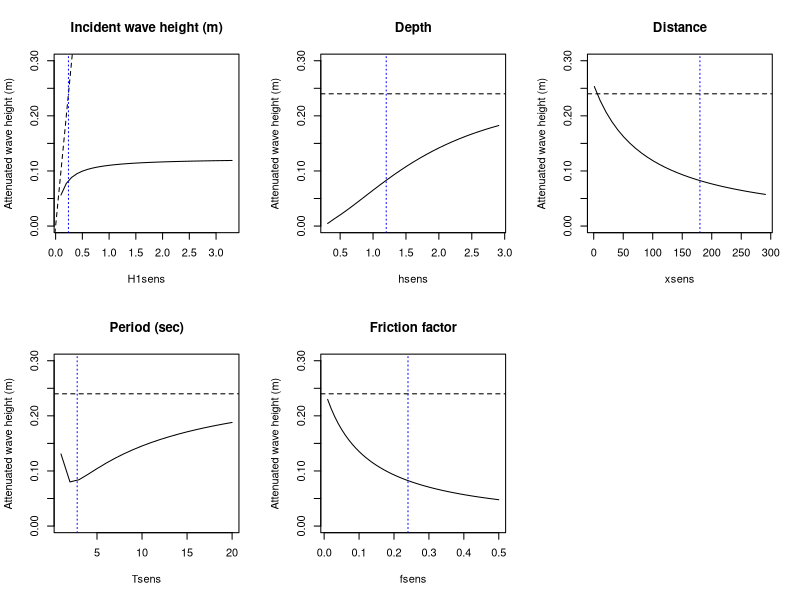
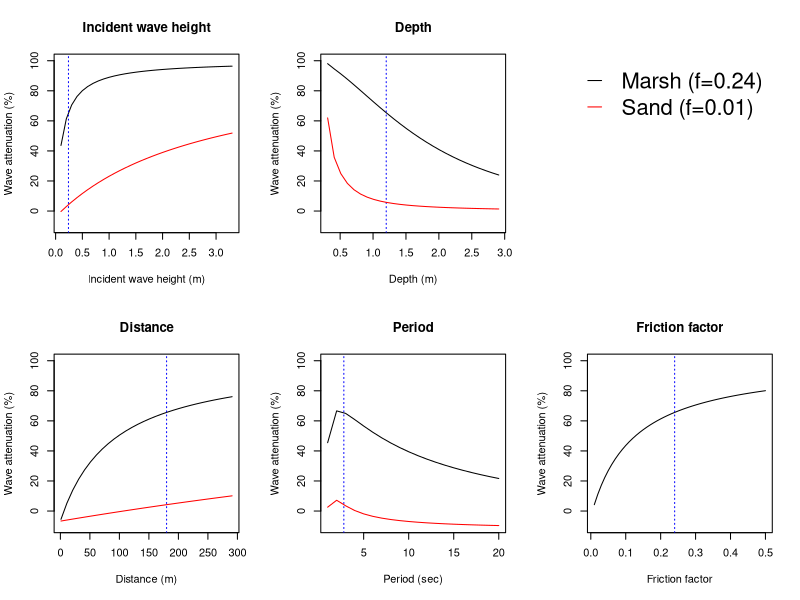

R code for these plots, in order:
# Moller 1999 equations: sensitivity analysis

moller = function(H1, x, vk, T, h, h1, h2, K, d, f, g){
	# one of the inputs can be >1 for sensitivity analysis
	L = T*sqrt(g*h) # wave length
	c1 = sqrt(g*h1) # wave celerity
	c2 = sqrt(g*h2)

	# Viscous friction
	a1 = (2*pi/L)^2/((4*pi*h/L+sinh(4*pi*h/L))*sqrt(pi/(T*vk)))
	Kv = (1+a1*x)^-1

	# Shoaling
	n1 = (1/2)*(1+(4*pi*h1/L)/(sinh(4*pi*h1/L)))
	n2 = (1/2)*(1+(4*pi*h2/L)/(sinh(4*pi*h2/L)))
	Ks = sqrt(n1*c1/n2/c2)

	# Percolation
	a3 = K*(2*pi/T)/vk*(4*pi/L)/(4*pi*h/L+sinh(4*pi*h/L))*tanh(2*pi*d/L)
	Kp = (1+a3*x)^-1

	# Friction
	a2 = 64*pi^3*f*H1*h^2*Ks^2/(3*g^2*h^2*T^4*(sinh(2*pi*h/L))^3)
	Kf = (1+a2*x)^-1

	H2 = H1*Kv*Ks*Kp*Kf		
	return(H2)	
}


H1 = 0.24 # wave height (m)

x = 180 # distance (m)

vk = 1.35e-6 # kinematic viscosity

T = 2.8 # wave period (sec)

h = 1.2 # water depth (m)
h1 = 1.3 # depth at outer edge
h2 = 0.8 # depth at inner edge

K = 1e-10 # specific permeability

d = 1 # sediment depth layer (m)

f = 0.2401 # friction factor marsh
fsand = 0.01 # friction factor sand

g = 9.8 # gravitational constant


H1sens = seq(0.1, 3.3, by=0.1)
xsens = seq(1, 300, by = 10)
Tsens = seq(1, 20, by = 1)
hsens = seq(0.31, 3, by=0.1)
fsens = seq(0.01, 0.5, by=0.01)

height = moller(H1sens, x, vk,  T, h, h1, h2, K, d, f, g)
dist = moller(H1, xsens, vk,  T, h, h1, h2, K, d, f, g)
period = moller(H1, x, vk, Tsens, h, h1, h2, K, d, f, g)
depth = moller(H1, x, vk, T, hsens, hsens+0.1, hsens-0.3, K, d, f, g)
friction = moller(H1, x, vk, T, h, h1, h2, K, d, fsens, g)

# Calcs w/ sand
height_s = moller(H1sens, x, vk,  T, h, h1, h2, K, d, fsand, g)
dist_s = moller(H1, xsens, vk,  T, h, h1, h2, K, d, fsand, g)
period_s = moller(H1, x, vk, Tsens, h, h1, h2, K, d, fsand, g)
depth_s = moller(H1, x, vk, T, hsens, hsens+0.1, hsens-0.3, K, d, fsand, g)


# Plot sensitivity: w/ attenuated wave height
ylim = c(0,0.3)
par(mfrow=c(2,3))
plot(H1sens, height, type="l", main="Incident wave height (m)", ylim=ylim, ylab="Attenuated wave height (m)")
	abline(a = 0, b = 1, lty=2)
	abline(v = H1, col="blue", lty=3)
plot(hsens, depth, type="l", main="Depth", ylim=ylim, ylab="Attenuated wave height (m)")
	abline(h = H1, lty=2)
	abline(v = h, col="blue", lty=3)
plot(xsens, dist, type="l", main="Distance", ylim=ylim, ylab="Attenuated wave height (m)")
	abline(h = H1, lty=2)
	abline(v = x, col="blue", lty=3)
plot(Tsens, period, type="l", main="Period (sec)", ylim=ylim, ylab="Attenuated wave height (m)")
	abline(h = H1, lty=2)
	abline(v = T, col="blue", lty=3)
plot(fsens, friction, type="l", main="Friction factor", ylim=ylim, ylab="Attenuated wave height (m)")
	abline(h = H1, lty=2)
	abline(v = f, col="blue", lty=3)

# Plot sensitivity (% attenuation) w/ marsh or sand
ylim = c(-10,100)
par(mfrow=c(2,3))
plot(H1sens, (H1sens-height)/H1sens*100, type="l", main="Incident wave height", ylim=ylim, ylab="Wave attenuation (%)", xlab="Incident wave height (m)")
	abline(v = H1, col="blue", lty=3)
	lines(H1sens, (H1sens-height_s)/H1sens*100, col="red")
plot(hsens, (H1-depth)/H1*100, type="l", main="Depth", ylim=ylim, ylab="Wave attenuation (%)", xlab="Depth (m)")
	abline(v = h, col="blue", lty=3)
	lines(hsens, (H1-depth_s)/H1*100, col="red")
plot(-1,-1, bty="n", col="white", xaxt="n", yaxt="n", xlab="", ylab="")
	legend("topright", legend=c("Marsh (f=0.24)", "Sand (f=0.01)"), lty=1, col=c("black", "red"), cex=2, bty="n")
plot(xsens, (H1-dist)/H1*100, type="l", main="Distance", ylim=ylim, ylab="Wave attenuation (%)", xlab="Distance (m)")
	abline(v = x, col="blue", lty=3)
	lines(xsens, (H1-dist_s)/H1*100, col="red")
plot(Tsens, (H1-period)/H1*100, type="l", main="Period", ylim=ylim, ylab="Wave attenuation (%)", xlab="Period (sec)")
	abline(v = T, col="blue", lty=3)
	lines(Tsens, (H1-period_s)/H1*100, col="red")
plot(fsens, (H1-friction)/H1*100, type="l", main="Friction factor", ylim=ylim, ylab="Wave attenuation (%)", xlab="Friction factor")
	abline(v = f, col="blue", lty=3)
